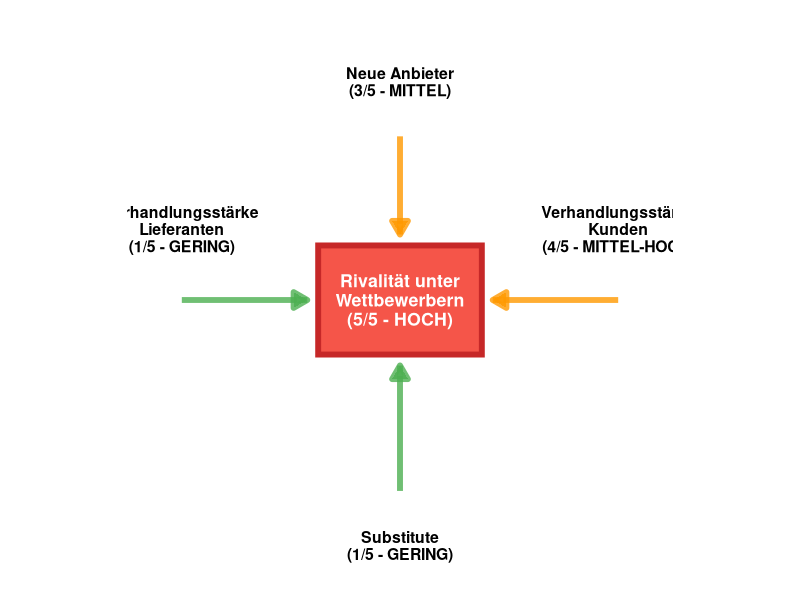

Reproduce this figure in R. (Note: this script raises an error after producing the figure.)
# Five Forces Grafik (Porter-Modell) - SAP Fallstudie (Klassisches Layout)
# Laden der benötigten Bibliothek
library(ggplot2)

# Zentrale Box - Rivalität unter Wettbewerbern (Mitte)
center_box <- data.frame(
  xmin = 3.5,
  xmax = 6.5,
  ymin = 4.5,
  ymax = 6.5,
  fill = "#F44336"  # Rot für HOCH
)

# Grafik erstellen
p <- ggplot() +
  # Zentrale Box - Rivalität (Rot, HOCH)
  geom_rect(
    data = center_box,
    aes(xmin = xmin, xmax = xmax, ymin = ymin, ymax = ymax),
    fill = "#F44336",
    color = "#C62828",
    linewidth = 2,
    alpha = 0.9
  ) +

  # Text in der zentralen Box
  annotate(
    "text",
    x = 5,
    y = 5.5,
    label = "Rivalität unter\nWettbewerbern\n(5/5 - HOCH)",
    fontface = "bold",
    size = 4.5,
    hjust = 0.5,
    lineheight = 0.9,
    color = "white"
  ) +

  # Pfeil: Neue Anbieter (OBEN) → Mitte
  geom_segment(
    aes(x = 5, y = 8.5, xend = 5, yend = 6.7),
    arrow = arrow(length = unit(0.4, "cm"), type = "closed"),
    color = "#FF9800",
    linewidth = 2,
    alpha = 0.8
  ) +

  # Pfeil: Substitute (UNTEN) → Mitte
  geom_segment(
    aes(x = 5, y = 2, xend = 5, yend = 4.3),
    arrow = arrow(length = unit(0.4, "cm"), type = "closed"),
    color = "#4CAF50",
    linewidth = 2,
    alpha = 0.8
  ) +

  # Pfeil: Lieferanten (LINKS) → Mitte
  geom_segment(
    aes(x = 1, y = 5.5, xend = 3.3, yend = 5.5),
    arrow = arrow(length = unit(0.4, "cm"), type = "closed"),
    color = "#4CAF50",
    linewidth = 2,
    alpha = 0.8
  ) +

  # Pfeil: Kunden (RECHTS) → Mitte
  geom_segment(
    aes(x = 9, y = 5.5, xend = 6.7, yend = 5.5),
    arrow = arrow(length = unit(0.4, "cm"), type = "closed"),
    color = "#FF9800",
    linewidth = 2,
    alpha = 0.8
  ) +

  # Label: Neue Anbieter (OBEN)
  annotate(
    "text",
    x = 5,
    y = 9.5,
    label = "Neue Anbieter\n(3/5 - MITTEL)",
    fontface = "bold",
    size = 4,
    hjust = 0.5,
    lineheight = 0.9
  ) +

  # Label: Substitute (UNTEN)
  annotate(
    "text",
    x = 5,
    y = 1,
    label = "Substitute\n(1/5 - GERING)",
    fontface = "bold",
    size = 4,
    hjust = 0.5,
    lineheight = 0.9
  ) +

  # Label: Lieferanten (LINKS)
  annotate(
    "text",
    x = 1,
    y = 6.8,
    label = "Verhandlungsstärke\nLieferanten\n(1/5 - GERING)",
    fontface = "bold",
    size = 4,
    hjust = 0.5,
    lineheight = 0.9
  ) +

  # Label: Kunden (RECHTS)
  annotate(
    "text",
    x = 9,
    y = 6.8,
    label = "Verhandlungsstärke\nKunden\n(4/5 - MITTEL-HOCH)",
    fontface = "bold",
    size = 4,
    hjust = 0.5,
    lineheight = 0.9
  ) +

  # Achsen-Konfiguration
  scale_x_continuous(limits = c(0, 10), expand = c(0, 0)) +
  scale_y_continuous(limits = c(0, 11), expand = c(0, 0)) +

  # Festes Seitenverhältnis
  coord_fixed(ratio = 1) +

  # Komplett leeres Theme (PowerPoint-optimiert)
  theme_void(base_family = "sans") +

  # Theme-Anpassungen
  theme(
    text = element_text(family = "sans"),
    plot.margin = margin(0, 0, 0, 0, "cm"),
    plot.background = element_rect(fill = "white", color = NA),
    panel.background = element_rect(fill = "white", color = NA)
  )

# Grafik anzeigen
print(p)

# Grafik speichern
# Sicherstellen, dass die Datei im gleichen Verzeichnis wie der Code gespeichert wird
script_dir <- dirname(sys.frame(1)$ofile)
if (is.null(script_dir) || script_dir == "") {
  # Fallback: Verwende das Verzeichnis des Skripts
  script_dir <- dirname(rstudioapi::getActiveDocumentContext()$path)
}
ggsave(
  file.path(script_dir, "../../output/analysis/five_forces.png"),
  plot = p,
  width = 10,
  height = 10,
  dpi = 300,
  bg = "white"
)
